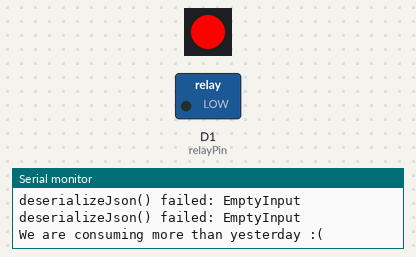
Simulated run of this sketch. Board: ESP8266 (NodeMCU). Parts: 1 RGB LEDs in strip order, left to right, switched loads named in the sketch (green lamp = pin HIGH), the last lines printed to the serial monitor. WiFi joins after 1.5 s; servers stay silent unless stated; uploads are accepted with an empty reply.

Above: at 2.5 s.
At 60.1 s:
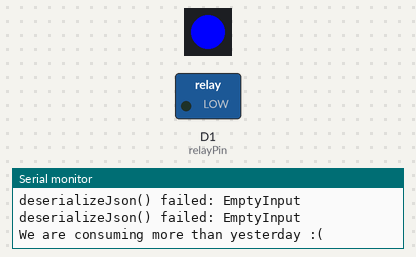
At 122.0 s:
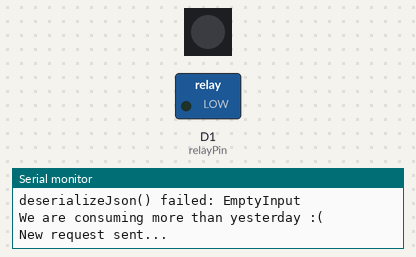
Timing chart, 0 to 124.3 s (numbered marks = the images above):
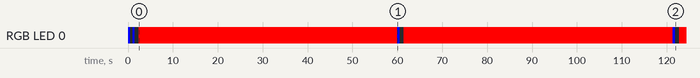

Measured:
- by itself, RGB LED 0: off → RGB(0, 0, 255) at 0.00 s, → off 0.50 s later, → RGB(0, 0, 255) 0.50 s later, → off 0.50 s later, … (11 changes in this stretch)

The sketch:

the-black-box.ino
```cpp
/*
2025-08-01

"The Black Box" is a smart "energy aware" device developed during the 11th edition of PIFcamp in Soča, Slovenia: https://pif.camp/sl/
after the Energy Awareness workshop held by Bernhard Rasinger: https://pif.camp/pifcamp-s11-e01-god-of-light-intro/

The following code shows how to request Carbon intensity data from the web app electricitymaps.com and use it to control a relay connected to the main grid.
To make it work you first need to sign in and get an API key, this coded uses the free tier, further info on: https://portal.electricitymaps.com/developer-hub/api/getting-started#free-tier

The device runs on the ESP8266 and uses a 5VDC relay (rated 250V 10A) and a WS2812 addressable LED.

Diagrams, 3D models and additional files are available in the repository: https://github.com/stziopa/the-black-box

*/

#include <ESP8266WiFi.h>
#include <ESP8266HTTPClient.h>
#include <WiFiClientSecure.h>
#include <base64.h>
#include <ArduinoJson.h>
#include <Adafruit_NeoPixel.h>

const int relayPin = D1; //relay control pin

const int ledPin = D4; // WS2812B data line pin
const int numLeds = 1; // Number of LEDs in the strip
Adafruit_NeoPixel strip = Adafruit_NeoPixel(numLeds, ledPin, NEO_GRB + NEO_KHZ800);

unsigned long long lastCall; //time of the last request sent to the server (ms)
int interval = 60000; //how often we send a new request (60000 ms = 1 minute)

const char* ssid = "NETWORK_NAME"; //replace with your wifi network name
const char* password = "PASSWORD"; //and password (leave brackets empty if network is open)

//the API url, get it from the developer hub playground: https://portal.electricitymaps.com/developer-hub/playground
const char* apiUrlLatest = "https://api.electricitymaps.com/v3/carbon-intensity/latest?zone=SI";
const char* apiUrlHistory = "https://api.electricitymaps.com/v3/carbon-intensity/history?zone=SI";
const char* username = "YOUR_SIGNIN_EMAIL";
const char* authPassword = "YOUR_API_KEY";

WiFiClientSecure client;
HTTPClient http;

int carbonIntensityLatest; //latest Carbon intensity value
int history_item_carbonIntensity; //past Carbon intensity value

//send API request for the latest Carbon intensity value
void requestLatest() {
    if (WiFi.status() == WL_CONNECTED) {
    String auth = username + String(":") + authPassword;
    String authEncoded = base64::encode(auth);
    http.begin(client, apiUrlLatest);
    http.addHeader("Authorization", "Basic " + authEncoded);
    int httpCode = http.GET();
    if (httpCode > 0) {
      String response = http.getString();
      //Serial.println("API Response:");
      //Serial.println(response);

      DynamicJsonDocument doc(512);
        DeserializationError error = deserializeJson(doc, response);

    if (error) {
      Serial.print(F("deserializeJson() failed: "));
      Serial.println(error.f_str());
      return;
    }

    String carbonIntensityLatestString = doc["carbonIntensity"].as<String>();
    String datetimeLatestString = doc["datetime"].as<String>();

    //Convert String to integer
    carbonIntensityLatest = atoi(carbonIntensityLatestString.c_str());

    Serial.println("Latest values:");
    Serial.println(carbonIntensityLatest);
    Serial.println(datetimeLatestString);

    } else {
      Serial.println("Error on HTTP request");
    }
    http.end();
  }
}

//send API request for past Carbon intensity value (24 hours)
void requestHistory() {
    if (WiFi.status() == WL_CONNECTED) {
    String auth = username + String(":") + authPassword;
    String authEncoded = base64::encode(auth);
    http.begin(client, apiUrlHistory);
    http.addHeader("Authorization", "Basic " + authEncoded);
    int httpCode = http.GET();
    if (httpCode > 0) {
      String response = http.getString();
      //Serial.println("API Response:");
      //Serial.println(response);

      DynamicJsonDocument doc(6144);
        DeserializationError error = deserializeJson(doc, response);

    if (error) {
      Serial.print(F("deserializeJson() failed: "));
      Serial.println(error.f_str());
      return;
    }

      //get the array of the past 24 hours history
      JsonArray history_item = doc["history"].as<JsonArray>();
        history_item_carbonIntensity = history_item[0]["carbonIntensity"]; //read only first item [0] which corresponds to 24 hours before
        const char* history_item_datetime = history_item[0]["datetime"];

        Serial.println("history values:");
        Serial.println(history_item_carbonIntensity);
        Serial.println(history_item_datetime);

    } else {
      Serial.println("Error on HTTP request");
    }
    http.end();
  }
}

//here we compare the latest Carbon intensity value against yesterday's same time
void comparation() {
  if(carbonIntensityLatest >= history_item_carbonIntensity) {
    //we set the pin to LOW = relay OPEN = NO CURRENT THROUGH
    digitalWrite(relayPin, LOW);
    setColor(255, 0, 0); //set LED to RED
    Serial.println("We are consuming more than yesterday :(");
  } else {
    //we set the pin to LOW = relay CLOSED = CURRENT FLOWS :)
    digitalWrite(relayPin, HIGH);
    setColor(0, 255, 0); //set LED to GREEN
    Serial.println("We are consuming less than yesterday :)");
  }
}

void setup() {
  Serial.begin(115200);

  //set relay to OPEN by default, the AC LEAD wire is wired to NO (normally open) terminal
  pinMode(relayPin, OUTPUT);
  digitalWrite(relayPin, LOW);

  //initialize LED
  strip.begin();
  setColor(255, 255, 255);
  strip.show();

  //establish Wifi connection
  WiFi.begin(ssid, password);
  while (WiFi.status() != WL_CONNECTED) {
    //blink LED blue color while connecting
    setColor(0, 0, 255);
    strip.show();
    delay(500);
    Serial.println("Connecting to WiFi...");
    setColor(0, 0, 0);
    strip.show();
    delay(500);
  }
  Serial.println("Connected to WiFi");

  client.setInsecure(); // Disable HTTPS certificate validation

  //Send the first API request
  requestHistory();
  requestLatest();
  comparation();
}

void loop() {

  //send a new request
  if(millis()>(lastCall+interval)) {

    setColor(0, 0, 255);
    strip.show();
    delay(500);
    Serial.println("New request sent...");
    setColor(0, 0, 0);
    strip.show();
    delay(500);

    requestHistory();
    requestLatest();
    comparation();
    lastCall=millis();
  }

}

//update LED status
void setColor(int r, int g, int b) {
  for (int i = 0; i < numLeds; i++) {
    strip.setPixelColor(i, strip.Color(r, g, b));
  }
  strip.show();
}
```
